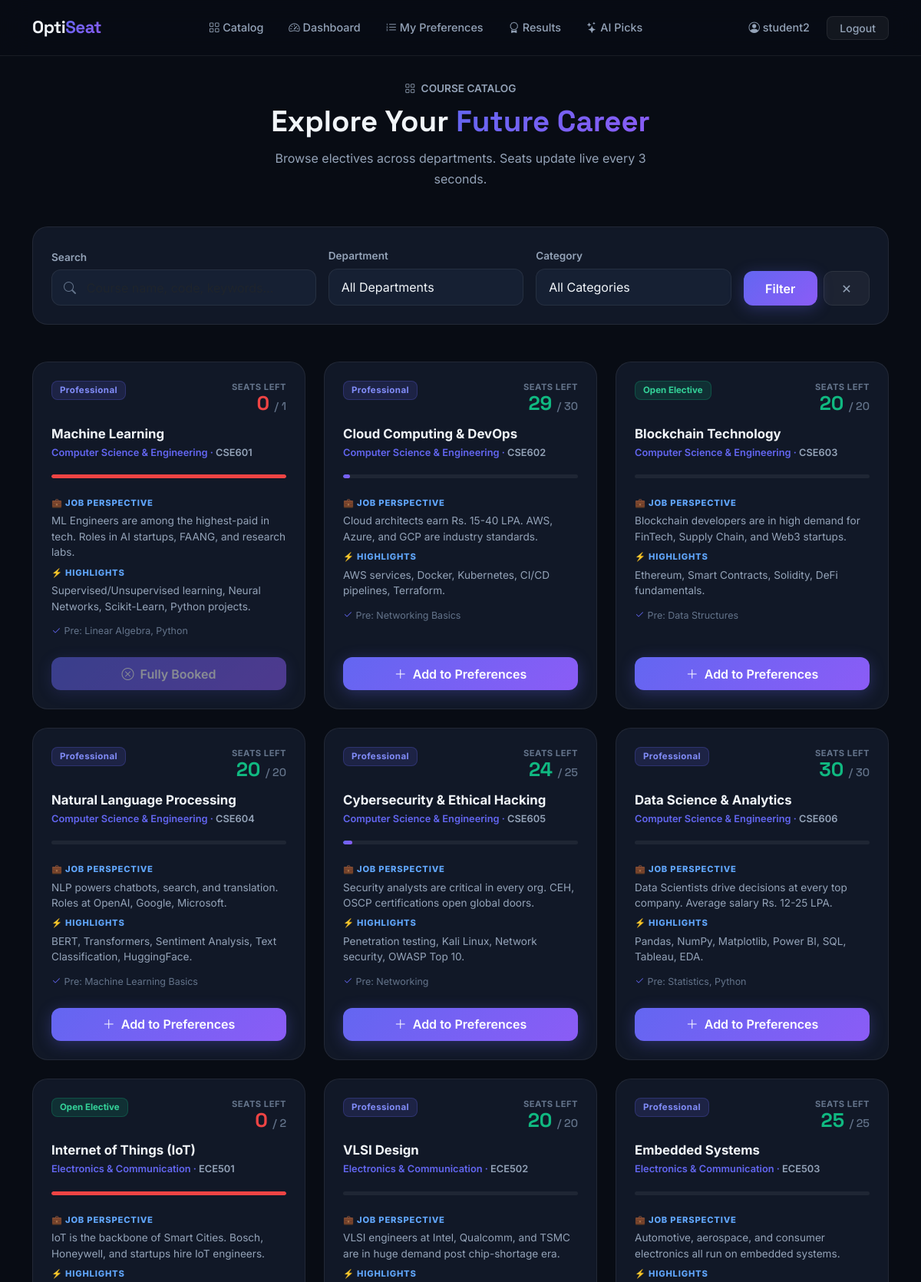
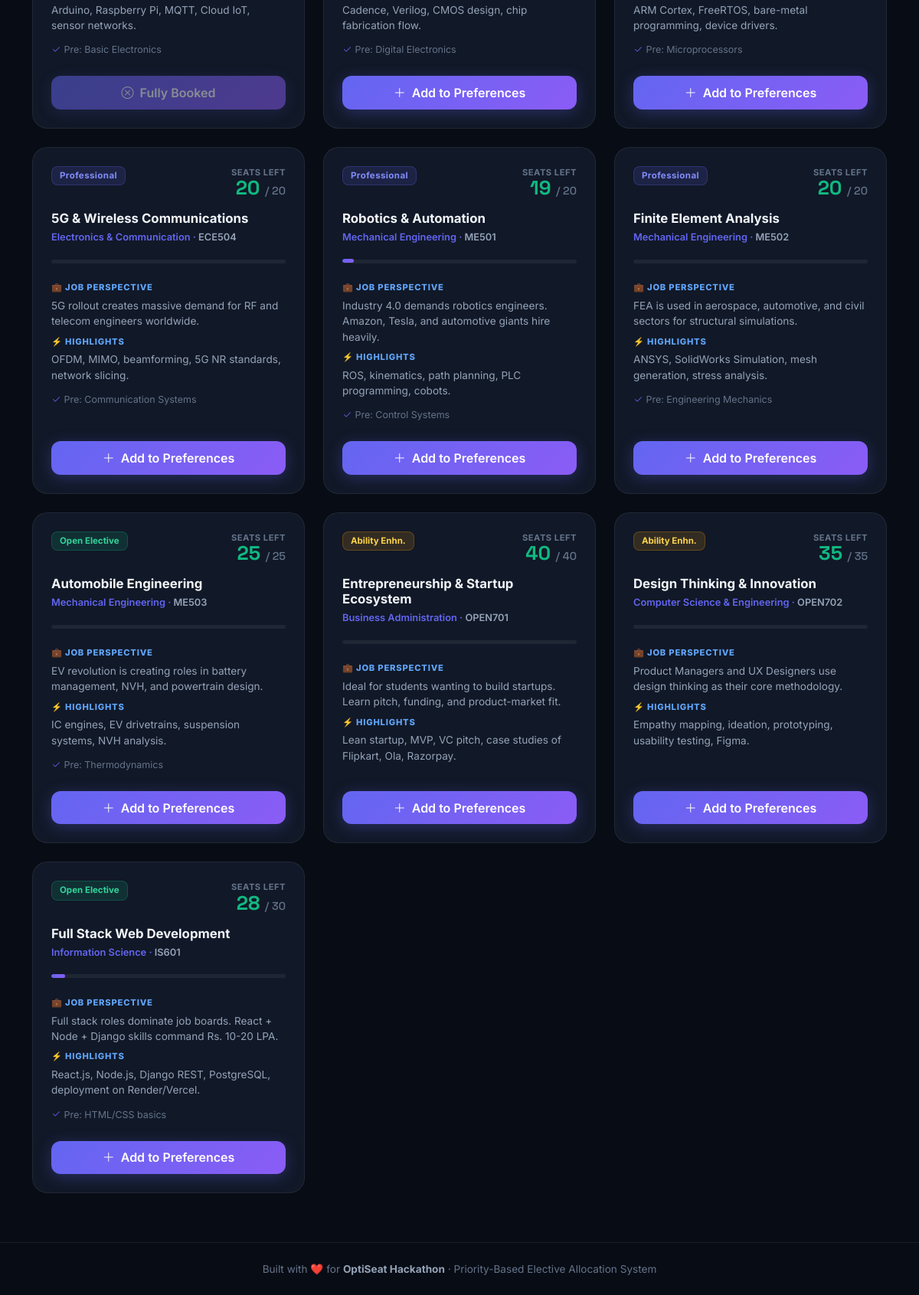
/catalog/ (signed in), run on the app's committed database (2 pictures, top to bottom).
### electives/models.py (models this page shows, shortened)
class Course(models.Model):
    name = models.CharField(max_length=200)
    code = models.CharField(max_length=20, unique=True)
    department = models.ForeignKey(Department, on_delete=models.CASCADE, related_name='courses')
    category = models.CharField(max_length=20, choices=CATEGORY_CHOICES)
    job_perspective = models.TextField()
    salient_features = models.TextField(blank=True)
    prerequisites = models.TextField(blank=True, default='None')
    is_open_elective = models.BooleanField(default=False)
    capacity = models.PositiveIntegerField(default=30)
    current_seats = models.PositiveIntegerField(default=0)
    @property
    def available_seats(self):
        return max(self.capacity - self.current_seats, 0)
    @property
    def fill_percentage(self):
        if self.capacity == 0:
            return 0
        return int((self.current_seats / self.capacity) * 100)

class Department(models.Model):
    name = models.CharField(max_length=100)
    code = models.CharField(max_length=10, unique=True)

### electives/views.py (the view)
# urls.py: path('catalog/',          views.catalog,             name='catalog'),
def catalog(request):
    courses   = Course.objects.select_related('department').all()
    cat_filter  = request.GET.get('category', '')
    dept_filter = request.GET.get('department', '')
    q_filter    = request.GET.get('q', '')
    if cat_filter:
        courses = courses.filter(category=cat_filter)
    if dept_filter:
        courses = courses.filter(department__code=dept_filter)
    if q_filter:
        courses = courses.filter(
            Q(name__icontains=q_filter) |
            Q(code__icontains=q_filter) |
            Q(job_perspective__icontains=q_filter)
        )
    student = get_student_or_none(request.user) if request.user.is_authenticated else None
    return render(request, 'electives/catalog.html', {
        'courses':      courses,
        'departments':  Department.objects.all(),
        'category_filter': cat_filter,
        'dept_filter':  dept_filter,
        'q_filter':     q_filter,
        'is_student':   student is not None,
    })

### electives/views.py (called while the page is built)
def get_student_or_none(user):
    try:
        return user.student
    except Exception:
        return None

### templates/electives/catalog.html (shortened to what this page needs)
{% extends 'base.html' %}
{% block content %}
<div class="container">
  <div class="text-center mb-5 fade-up">
    <div style="color:var(--muted2);font-size:.85rem;font-weight:600;margin-bottom:.6rem;"><i class="bi bi-grid me-1"></i> COURSE CATALOG</div>
    <h1 class="section-title" style="font-size:2.4rem;">Explore Your <span class="text-grad">Future Career</span></h1>
    <p style="color:var(--muted2);max-width:520px;margin:0 auto;margin-top:.7rem;line-height:1.7;">
      Browse electives across departments. Seats update live every 3 seconds.
    </p>
  </div>
  <div class="glass-card p-4 mb-5 fade-up delay-1">
    <form method="get" id="filterForm">
      <div class="row g-3 align-items-end">
        <div class="col-lg-4">
          <label class="form-label">Search</label>
          <div class="position-relative">
            <i class="bi bi-search position-absolute" style="left:1rem;top:50%;transform:translateY(-50%);color:var(--muted);"></i>
            <input type="text" name="q" value="{{ q_filter }}" class="form-control search-box" placeholder="Course name, code, keywords…">
          </div>
        </div>
        <div class="col-lg-3">
          <label class="form-label">Department</label>
          <select name="department" class="form-select">
            <option value="">All Departments</option>
          </select>
        </div>
        <div class="col-lg-3">
          <label class="form-label">Category</label>
          <select name="category" class="form-select">
            <option value="">All Categories</option>
          </select>
        </div>
        <div class="col-lg-2">
          <div class="d-flex gap-2">
            <button type="submit" class="btn btn-accent flex-grow-1">Filter</button>
            <a href="{% url 'catalog' %}" class="btn btn-ghost">✕</a>
          </div>
        </div>
      </div>
    </form>
  </div>
  <div class="row g-4" id="courseGrid">
    {% for course in courses %}
    <div class="col-md-6 col-xl-4 fade-up" style="animation-delay:{{ forloop.counter0 }}00ms;">
      <div class="glass-card p-4 h-100 d-flex flex-column">
        <div class="d-flex justify-content-between align-items-start mb-3">
          {% if course.category == 'PROFESSIONAL' %}
            <span class="badge-pro">Professional</span>
          {% elif course.category == 'OPEN' %}
            <span class="badge-open">Open Elective</span>
          {% else %}
            <span class="badge-ability">Ability Enhn.</span>
          {% endif %}
          <div class="text-end">
            <div style="color:var(--muted);font-size:.7rem;font-weight:700;text-transform:uppercase;letter-spacing:.5px;">Seats Left</div>
            <div style="font-family:'Space Grotesk',sans-serif;font-size:1.6rem;font-weight:800;line-height:1;">
              <span class="seat-counter {% if course.available_seats < 3 %}seat-low{% else %}seat-ok{% endif %}"
                    data-course-id="{{ course.id }}">{{ course.available_seats }}</span>
              <span style="font-size:.9rem;color:var(--muted);font-weight:500;">/ {{ course.capacity }}</span>
            </div>
          </div>
        </div>
        <h3 style="font-weight:700;font-size:1.05rem;margin-bottom:.3rem;">{{ course.name }}</h3>
        <div style="color:var(--accent);font-size:.8rem;font-weight:600;margin-bottom:1.2rem;">
          {{ course.department.name }} · <span style="color:var(--muted2);">{{ course.code }}</span>
        </div>
        <div class="progress mb-4" style="height:5px;">
          <div class="progress-bar-accent" style="width:{{ course.fill_percentage }}%;{% if course.available_seats == 0 %}background:var(--red)!important;{% endif %}"></div>
        </div>
        <div class="flex-grow-1">
          <div class="mb-2">
            <div style="color:#60A5FA;font-size:.7rem;font-weight:800;text-transform:uppercase;letter-spacing:.8px;margin-bottom:.3rem;">💼 Job Perspective</div>
            <p style="color:var(--muted2);font-size:.85rem;line-height:1.5;margin:0;">{{ course.job_perspective|truncatewords:18 }}</p>
          </div>
          {% if course.salient_features %}
          <div class="mt-2 mb-2">
            <div style="color:#60A5FA;font-size:.7rem;font-weight:800;text-transform:uppercase;letter-spacing:.8px;margin-bottom:.3rem;">⚡ Highlights</div>
            <p style="color:var(--muted2);font-size:.85rem;line-height:1.5;margin:0;">{{ course.salient_features|truncatewords:12 }}</p>
          </div>
          {% endif %}
          {% if course.prerequisites and course.prerequisites != 'None' %}
          <div class="mt-2">
            <span style="color:var(--muted);font-size:.78rem;"><i class="bi bi-check2 text-accent me-1"></i>Pre: {{ course.prerequisites }}</span>
          </div>
          {% endif %}
        </div>
        <div class="mt-4">
          {% if user.is_authenticated and is_student %}
            <a href="{% url 'submit_preference' %}" class="btn btn-accent w-100 {% if course.available_seats == 0 %}opacity-50{% endif %}"
               {% if course.available_seats == 0 %}style="pointer-events:none;"{% endif %}>
              {% if course.available_seats > 0 %}
                <i class="bi bi-plus-lg me-1"></i> Add to Preferences
              {% else %}
                <i class="bi bi-x-circle me-1"></i> Fully Booked
              {% endif %}
            </a>
          {% elif user.is_staff %}
            <div class="text-center py-2" style="color:var(--muted);font-size:.82rem;"><i class="bi bi-eye me-1"></i>Admin View</div>
          {% else %}
            <a href="{% url 'login' %}" class="btn btn-outline-accent w-100">
              <i class="bi bi-box-arrow-in-right me-1"></i> Login to Opt-In
            </a>
          {% endif %}
        </div>
      </div>
    </div>
    {% empty %}
    <div class="col-12 text-center py-5" style="color:var(--muted);">
      <div style="font-size:3rem;margin-bottom:1rem;">🔍</div>
      <h5 style="font-weight:600;margin-bottom:.5rem;">No courses match your filters</h5>
      <a href="{% url 'catalog' %}" class="btn btn-ghost mt-2">Clear Filters</a>
    </div>
    {% endfor %}
  </div>
</div>
{% endblock %}

### templates/base.html (shortened to what this page needs)
<!DOCTYPE html>
<html lang="en" data-theme="dark">
<head>
    <link href="https://cdn.jsdelivr.net/npm/bootstrap@5.3.2/dist/css/bootstrap.min.css" rel="stylesheet">
    <link href="https://cdn.jsdelivr.net/npm/bootstrap-icons@1.11.3/font/bootstrap-icons.css" rel="stylesheet">
</head>
<body>
<nav class="navbar navbar-expand-lg">
  <div class="container">
    <a class="navbar-brand" href="{% url 'landing' %}">Opti<span>Seat</span></a>
    <div class="collapse navbar-collapse" id="nav">
      <ul class="navbar-nav mx-auto gap-1">
        <li class="nav-item"><a class="nav-link" href="{% url 'catalog' %}"><i class="bi bi-grid me-1"></i>Catalog</a></li>
        {% if user.is_authenticated %}
          {% if not user.is_staff %}
            <li class="nav-item"><a class="nav-link" href="{% url 'student_dashboard' %}"><i class="bi bi-speedometer2 me-1"></i>Dashboard</a></li>
            <li class="nav-item"><a class="nav-link" href="{% url 'submit_preference' %}"><i class="bi bi-list-ol me-1"></i>My Preferences</a></li>
            <li class="nav-item"><a class="nav-link" href="{% url 'my_results' %}"><i class="bi bi-award me-1"></i>Results</a></li>
            <li class="nav-item"><a class="nav-link" href="{% url 'recommendations' %}"><i class="bi bi-stars me-1"></i>AI Picks</a></li>
          {% else %}
            <li class="nav-item"><a class="nav-link" href="{% url 'admin_dashboard' %}"><i class="bi bi-bar-chart-line me-1"></i>Admin Panel</a></li>
            <li class="nav-item"><a class="nav-link" href="{% url 'export_csv' %}"><i class="bi bi-download me-1"></i>Export CSV</a></li>
          {% endif %}
        {% endif %}
      </ul>
      <ul class="navbar-nav align-items-center gap-2">
        {% if user.is_authenticated %}
          <li class="nav-item">
            <span class="nav-link text-muted-custom pe-0">
              <i class="bi bi-person-circle me-1"></i>{{ user.username }}
            </span>
          </li>
          <li class="nav-item">
            <a href="{% url 'logout' %}" class="btn-ghost btn btn-sm rounded-3 py-1 px-3">Logout</a>
          </li>
        {% else %}
          <li class="nav-item">
            <a href="{% url 'login' %}" class="btn btn-accent btn-sm">Login →</a>
          </li>
        {% endif %}
      </ul>
    </div>
  </div>
</nav>
<div class="page-wrapper">
  {% block content %}{% endblock %}
</div>
<footer style="border-top:1px solid var(--border); padding: 1.5rem 0; text-align:center; color:var(--muted); font-size:.85rem;">
  <div class="container">
    Built with ❤️ for <strong style="color:var(--muted2)">OptiSeat Hackathon</strong> · Priority-Based Elective Allocation System
  </div>
</footer>
</body>
</html>

### templates/electives/catalog.html (style rules this page uses)
.seat-low { color:var(--red)!important; animation:pulse 2s infinite; }
.seat-ok { color:var(--green)!important; }
.search-box { background:var(--card2)!important;border:1px solid var(--border)!important;color:var(--text)!important;border-radius:12px;padding:.65rem 1rem .65rem 2.8rem!important; }

### data on the page
Course: category "Professional", available_seats "0", capacity "1", name "Machine Learning", department.name "Computer Science & Engineering", code "CSE601", job_perspective "ML Engineers are among the highest-paid in tech. Roles in AI startups, FAANG, and research labs.", salient_features "Supervised/Unsupervised learning, Neural Networks, Scikit-Learn, Python projects.", prerequisites "Linear Algebra, Python", shows "Fully Booked"
Course: category "Professional", available_seats "29", capacity "30", name "Cloud Computing & DevOps", department.name "Computer Science & Engineering", code "CSE602", job_perspective "Cloud architects earn Rs. 15-40 LPA. AWS, Azure, and GCP are industry standards.", salient_features "AWS services, Docker, Kubernetes, CI/CD pipelines, Terraform.", prerequisites "Networking Basics", shows "Add to Preferences"
Course: category "Open Elective", available_seats "20", capacity "20", name "Blockchain Technology", department.name "Computer Science & Engineering", code "CSE603", job_perspective "Blockchain developers are in high demand for FinTech, Supply Chain, and Web3 startups.", salient_features "Ethereum, Smart Contracts, Solidity, DeFi fundamentals.", prerequisites "Data Structures", shows "Add to Preferences"
Course: category "Professional", available_seats "20", capacity "20", name "Natural Language Processing", department.name "Computer Science & Engineering", code "CSE604", job_perspective "NLP powers chatbots, search, and translation. Roles at OpenAI, Google, Microsoft.", salient_features "BERT, Transformers, Sentiment Analysis, Text Classification, HuggingFace.", prerequisites "Machine Learning Basics", shows "Add to Preferences"
Course: category "Professional", available_seats "24", capacity "25", name "Cybersecurity & Ethical Hacking", department.name "Computer Science & Engineering", code "CSE605", job_perspective "Security analysts are critical in every org. CEH, OSCP certifications open global doors.", salient_features "Penetration testing, Kali Linux, Network security, OWASP Top 10.", prerequisites "Networking", shows "Add to Preferences"
Course: category "Professional", available_seats "30", capacity "30", name "Data Science & Analytics", department.name "Computer Science & Engineering", code "CSE606", job_perspective "Data Scientists drive decisions at every top company. Average salary Rs. 12-25 LPA.", salient_features "Pandas, NumPy, Matplotlib, Power BI, SQL, Tableau, EDA.", prerequisites "Statistics, Python", shows "Add to Preferences"
Course: category "Open Elective", available_seats "0", capacity "2", name "Internet of Things (IoT)", department.name "Electronics & Communication", code "ECE501", job_perspective "IoT is the backbone of Smart Cities. Bosch, Honeywell, and startups hire IoT engineers.", salient_features "Arduino, Raspberry Pi, MQTT, Cloud IoT, sensor networks.", prerequisites "Basic Electronics", shows "Fully Booked"
Course: category "Professional", available_seats "20", capacity "20", name "VLSI Design", department.name "Electronics & Communication", code "ECE502", job_perspective "VLSI engineers at Intel, Qualcomm, and TSMC are in huge demand post chip-shortage era.", salient_features "Cadence, Verilog, CMOS design, chip fabrication flow.", prerequisites "Digital Electronics", shows "Add to Preferences"
Course: category "Professional", available_seats "25", capacity "25", name "Embedded Systems", department.name "Electronics & Communication", code "ECE503", job_perspective "Automotive, aerospace, and consumer electronics all run on embedded systems.", salient_features "ARM Cortex, FreeRTOS, bare-metal programming, device drivers.", prerequisites "Microprocessors", shows "Add to Preferences"
Course: category "Professional", available_seats "20", capacity "20", name "5G & Wireless Communications", department.name "Electronics & Communication", code "ECE504", job_perspective "5G rollout creates massive demand for RF and telecom engineers worldwide.", salient_features "OFDM, MIMO, beamforming, 5G NR standards, network slicing.", prerequisites "Communication Systems", shows "Add to Preferences"
Course: category "Professional", available_seats "19", capacity "20", name "Robotics & Automation", department.name "Mechanical Engineering", code "ME501", job_perspective "Industry 4.0 demands robotics engineers. Amazon, Tesla, and automotive giants hire heavily.", salient_features "ROS, kinematics, path planning, PLC programming, cobots.", prerequisites "Control Systems", shows "Add to Preferences"
Course: category "Professional", available_seats "20", capacity "20", name "Finite Element Analysis", department.name "Mechanical Engineering", code "ME502", job_perspective "FEA is used in aerospace, automotive, and civil sectors for structural simulations.", salient_features "ANSYS, SolidWorks Simulation, mesh generation, stress analysis.", prerequisites "Engineering Mechanics", shows "Add to Preferences"
Course: category "Open Elective", available_seats "25", capacity "25", name "Automobile Engineering", department.name "Mechanical Engineering", code "ME503", job_perspective "EV revolution is creating roles in battery management, NVH, and powertrain design.", salient_features "IC engines, EV drivetrains, suspension systems, NVH analysis.", prerequisites "Thermodynamics", shows "Add to Preferences"
Course: category "Ability Enhn.", available_seats "40", capacity "40", name "Entrepreneurship & Startup Ecosystem", department.name "Business Administration", code "OPEN701", job_perspective "Ideal for students wanting to build startups. Learn pitch, funding, and product-market fit.", salient_features "Lean startup, MVP, VC pitch, case studies of Flipkart, Ola, Razorpay.", shows "Add to Preferences"
Course: category "Ability Enhn.", available_seats "35", capacity "35", name "Design Thinking & Innovation", department.name "Computer Science & Engineering", code "OPEN702", job_perspective "Product Managers and UX Designers use design thinking as their core methodology.", salient_features "Empathy mapping, ideation, prototyping, usability testing, Figma.", shows "Add to Preferences"
Course: category "Open Elective", available_seats "28", capacity "30", name "Full Stack Web Development", department.name "Information Science", code "IS601", job_perspective "Full stack roles dominate job boards. React + Node + Django skills command Rs. 10-20 LPA.", salient_features "React.js, Node.js, Django REST, PostgreSQL, deployment on Render/Vercel.", prerequisites "HTML/CSS basics", shows "Add to Preferences"

### other printed values
{{ user.username }} "student2"
